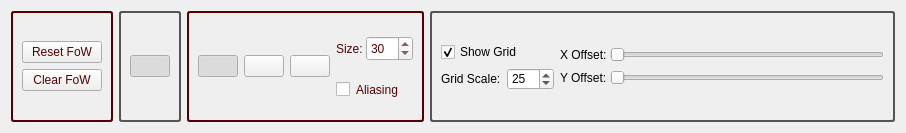
<?xml version="1.0" encoding="UTF-8"?>
<ui version="4.0">
 <class>MapEditFrame</class>
 <widget class="QFrame" name="MapEditFrame">
  <property name="geometry">
   <rect>
    <x>0</x>
    <y>0</y>
    <width>906</width>
    <height>133</height>
   </rect>
  </property>
  <property name="windowTitle">
   <string>Frame</string>
  </property>
  <property name="styleSheet">
   <string notr="true">QGroupBox { 
border: 2px solid gray; 
border-radius: 3px; 
border-color: rgb(85, 85, 85);
color: rgb(85, 85, 85);
 } </string>
  </property>
  <layout class="QHBoxLayout" name="horizontalLayout_2">
   <item>
    <widget class="QGroupBox" name="groupBox_5">
     <property name="sizePolicy">
      <sizepolicy hsizetype="Minimum" vsizetype="Preferred">
       <horstretch>0</horstretch>
       <verstretch>0</verstretch>
      </sizepolicy>
     </property>
     <property name="styleSheet">
      <string notr="true">border-color: rgb(85, 0, 0);
color: rgb(85, 0, 0);</string>
     </property>
     <property name="title">
      <string/>
     </property>
     <layout class="QGridLayout" name="gridLayout_5">
      <item row="0" column="1">
       <layout class="QVBoxLayout" name="verticalLayout">
        <item>
         <widget class="QPushButton" name="btnResetFoW">
          <property name="text">
           <string>Reset FoW</string>
          </property>
         </widget>
        </item>
        <item>
         <widget class="QPushButton" name="btnClearFoW">
          <property name="text">
           <string>Clear FoW</string>
          </property>
         </widget>
        </item>
       </layout>
      </item>
     </layout>
    </widget>
   </item>
   <item>
    <widget class="QGroupBox" name="groupBox_3">
     <property name="title">
      <string/>
     </property>
     <layout class="QGridLayout" name="gridLayout_2">
      <item row="0" column="0">
       <widget class="QPushButton" name="btnFoWErase">
        <property name="toolTip">
         <string>Toggle Fog of War erase/draw</string>
        </property>
        <property name="text">
         <string/>
        </property>
        <property name="icon">
         <iconset resource="resources.qrc">
          <normaloff>:/img/data/icon_fowerase.png</normaloff>:/img/data/icon_fowerase.png</iconset>
        </property>
        <property name="checkable">
         <bool>true</bool>
        </property>
        <property name="checked">
         <bool>true</bool>
        </property>
        <property name="autoRepeat">
         <bool>false</bool>
        </property>
       </widget>
      </item>
     </layout>
    </widget>
   </item>
   <item>
    <widget class="QGroupBox" name="groupBox_2">
     <property name="sizePolicy">
      <sizepolicy hsizetype="Minimum" vsizetype="Preferred">
       <horstretch>0</horstretch>
       <verstretch>0</verstretch>
      </sizepolicy>
     </property>
     <property name="styleSheet">
      <string notr="true">border-color: rgb(85, 0, 0);
color: rgb(85, 0, 0);</string>
     </property>
     <property name="title">
      <string/>
     </property>
     <layout class="QHBoxLayout" name="horizontalLayout_5">
      <item>
       <widget class="QPushButton" name="btnBrushCircle">
        <property name="sizePolicy">
         <sizepolicy hsizetype="Fixed" vsizetype="Fixed">
          <horstretch>0</horstretch>
          <verstretch>0</verstretch>
         </sizepolicy>
        </property>
        <property name="toolTip">
         <string>Fog of War Circular Brush</string>
        </property>
        <property name="text">
         <string/>
        </property>
        <property name="icon">
         <iconset resource="resources.qrc">
          <normaloff>:/img/data/circle.png</normaloff>:/img/data/circle.png</iconset>
        </property>
        <property name="checkable">
         <bool>true</bool>
        </property>
        <property name="checked">
         <bool>true</bool>
        </property>
        <attribute name="buttonGroup">
         <string notr="true">grpBrush</string>
        </attribute>
       </widget>
      </item>
      <item>
       <widget class="QPushButton" name="btnBrushSquare">
        <property name="sizePolicy">
         <sizepolicy hsizetype="Fixed" vsizetype="Fixed">
          <horstretch>0</horstretch>
          <verstretch>0</verstretch>
         </sizepolicy>
        </property>
        <property name="toolTip">
         <string>Fog of War Square Brush</string>
        </property>
        <property name="text">
         <string/>
        </property>
        <property name="icon">
         <iconset resource="resources.qrc">
          <normaloff>:/img/data/square.png</normaloff>:/img/data/square.png</iconset>
        </property>
        <property name="checkable">
         <bool>true</bool>
        </property>
        <attribute name="buttonGroup">
         <string notr="true">grpBrush</string>
        </attribute>
       </widget>
      </item>
      <item>
       <widget class="QPushButton" name="btnBrushSelect">
        <property name="text">
         <string/>
        </property>
        <property name="icon">
         <iconset resource="resources.qrc">
          <normaloff>:/img/data/icon_select.png</normaloff>:/img/data/icon_select.png</iconset>
        </property>
        <property name="checkable">
         <bool>true</bool>
        </property>
        <attribute name="buttonGroup">
         <string notr="true">grpBrush</string>
        </attribute>
       </widget>
      </item>
      <item>
       <layout class="QVBoxLayout" name="verticalLayout_3">
        <property name="spacing">
         <number>9</number>
        </property>
        <property name="topMargin">
         <number>2</number>
        </property>
        <property name="bottomMargin">
         <number>2</number>
        </property>
        <item>
         <layout class="QHBoxLayout" name="horizontalLayout_4">
          <property name="spacing">
           <number>3</number>
          </property>
          <item>
           <widget class="QLabel" name="label">
            <property name="sizePolicy">
             <sizepolicy hsizetype="Minimum" vsizetype="Preferred">
              <horstretch>0</horstretch>
              <verstretch>0</verstretch>
             </sizepolicy>
            </property>
            <property name="minimumSize">
             <size>
              <width>0</width>
              <height>25</height>
             </size>
            </property>
            <property name="maximumSize">
             <size>
              <width>16777215</width>
              <height>25</height>
             </size>
            </property>
            <property name="text">
             <string>Size:</string>
            </property>
           </widget>
          </item>
          <item>
           <widget class="QSpinBox" name="spinBrushSize">
            <property name="sizePolicy">
             <sizepolicy hsizetype="Fixed" vsizetype="Fixed">
              <horstretch>0</horstretch>
              <verstretch>0</verstretch>
             </sizepolicy>
            </property>
            <property name="minimumSize">
             <size>
              <width>0</width>
              <height>25</height>
             </size>
            </property>
            <property name="maximumSize">
             <size>
              <width>16777215</width>
              <height>25</height>
             </size>
            </property>
            <property name="toolTip">
             <string>Fog of War Brush Size</string>
            </property>
            <property name="minimum">
             <number>1</number>
            </property>
            <property name="maximum">
             <number>999</number>
            </property>
            <property name="value">
             <number>30</number>
            </property>
           </widget>
          </item>
         </layout>
        </item>
        <item>
         <widget class="QCheckBox" name="chkSmooth">
          <property name="text">
           <string>Aliasing</string>
          </property>
         </widget>
        </item>
       </layout>
      </item>
     </layout>
    </widget>
   </item>
   <item>
    <widget class="QGroupBox" name="groupBox">
     <property name="title">
      <string/>
     </property>
     <layout class="QGridLayout" name="gridLayout">
      <item row="0" column="0">
       <layout class="QVBoxLayout" name="verticalLayout_4">
        <item>
         <widget class="QCheckBox" name="chkShowGrid">
          <property name="text">
           <string>Show Grid</string>
          </property>
          <property name="checked">
           <bool>true</bool>
          </property>
         </widget>
        </item>
        <item>
         <layout class="QHBoxLayout" name="horizontalLayout">
          <item>
           <widget class="QLabel" name="label_3">
            <property name="text">
             <string>Grid Scale:</string>
            </property>
           </widget>
          </item>
          <item>
           <widget class="QSpinBox" name="spinGridScale">
            <property name="minimum">
             <number>5</number>
            </property>
            <property name="maximum">
             <number>250</number>
            </property>
            <property name="value">
             <number>25</number>
            </property>
           </widget>
          </item>
         </layout>
        </item>
       </layout>
      </item>
      <item row="0" column="1">
       <layout class="QVBoxLayout" name="verticalLayout_2">
        <property name="spacing">
         <number>3</number>
        </property>
        <item>
         <layout class="QHBoxLayout" name="horizontalLayout_6">
          <item>
           <widget class="QLabel" name="label_2">
            <property name="text">
             <string>X Offset:</string>
            </property>
           </widget>
          </item>
          <item>
           <widget class="QSlider" name="gridOffsetX">
            <property name="sizePolicy">
             <sizepolicy hsizetype="MinimumExpanding" vsizetype="Fixed">
              <horstretch>0</horstretch>
              <verstretch>0</verstretch>
             </sizepolicy>
            </property>
            <property name="minimum">
             <number>0</number>
            </property>
            <property name="maximum">
             <number>100</number>
            </property>
            <property name="orientation">
             <enum>Qt::Horizontal</enum>
            </property>
           </widget>
          </item>
         </layout>
        </item>
        <item>
         <layout class="QHBoxLayout" name="horizontalLayout_7">
          <item>
           <widget class="QLabel" name="label_4">
            <property name="text">
             <string>Y Offset:</string>
            </property>
           </widget>
          </item>
          <item>
           <widget class="QSlider" name="gridOffsetY">
            <property name="sizePolicy">
             <sizepolicy hsizetype="MinimumExpanding" vsizetype="Fixed">
              <horstretch>0</horstretch>
              <verstretch>0</verstretch>
             </sizepolicy>
            </property>
            <property name="minimum">
             <number>0</number>
            </property>
            <property name="maximum">
             <number>100</number>
            </property>
            <property name="orientation">
             <enum>Qt::Horizontal</enum>
            </property>
           </widget>
          </item>
         </layout>
        </item>
       </layout>
      </item>
     </layout>
    </widget>
   </item>
  </layout>
 </widget>
 <resources>
  <include location="resources.qrc"/>
 </resources>
 <connections/>
 <buttongroups>
  <buttongroup name="grpBrush"/>
 </buttongroups>
</ui>
